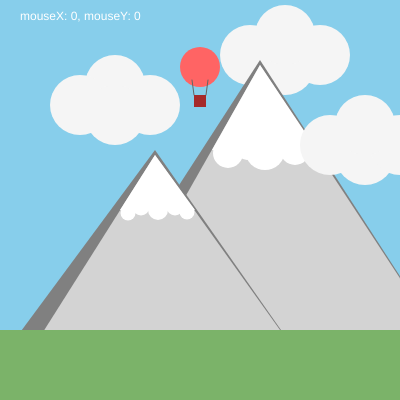
Frame 1 (no input)
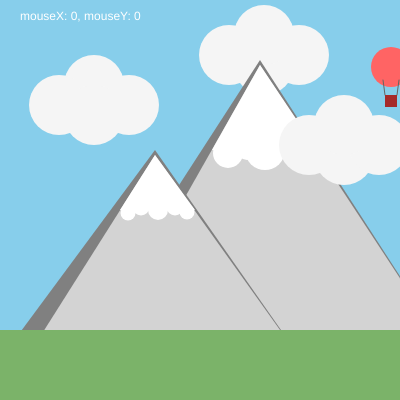
Frame 60 (no input)
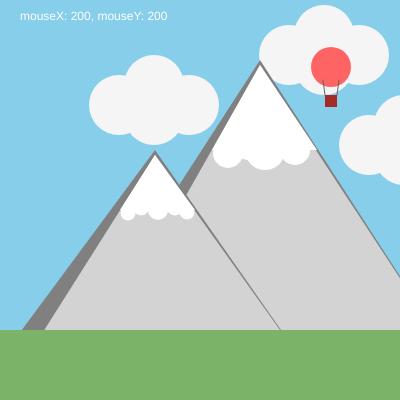
Frame 120 (the mouse pressed at the canvas centre since frame 60)

The p5.js sketch that drew these frames (run headless with seeded random() and noise() and a simulated clock; from frame 60 on, the mouse is pressed at the canvas centre):

// p5.js sketch
// ── sketch.js
let nuvolasinx = 80
let balloonx = 200

function setup() {
  createCanvas(400, 400);
  frameRate (25)
}

function draw() {
  //cielo
  background(135, 206, 235);
  
  //nuvoletta centro
  strokeWeight(0)
  fill("whitesmoke")
  ellipse (nuvolasinx + 170, 55, 60);
  ellipse (nuvolasinx + 205, 65, 60);
  ellipse (nuvolasinx + 240, 55, 60);
  ellipse (nuvolasinx + 205, 35, 60);
  
  // montagna destra
  strokeWeight(0);
  fill("gray");
  triangle(40, 400, 260, 60, 480, 400); 
  fill("lightgrey");
  triangle(70, 400, 260, 65, 480, 400); 
  fill("white");
  triangle(212, 150, 260, 65, 317, 150); 

   // neve
  fill("white");
  ellipse(228, 153, 30);
  ellipse(247, 150, 20);
  ellipse(265, 150, 40);
  ellipse(292, 150, 20);
  ellipse(295, 150, 30);
  
  //montagna sinistra
  strokeWeight(0)
  fill("grey");
  triangle(-30, 400, 155, 150, 330, 400);
  fill("lightgrey");
  triangle (0, 400, 155, 155, 330, 400);
  fill("white")
  triangle(120, 210, 155, 155, 195, 210);
  
  //neve
  fill("white");
  ellipse(128, 213, 15);
   fill("white");
  ellipse(158, 210, 20)
   fill("white");
  ellipse(141, 207, 17);
   fill("white");
  ellipse(175, 207, 17);
  fill("white");
  ellipse(187, 212, 15);

  //nuvoletta destra
  strokeWeight(0)
  fill("whitesmoke");
  ellipse (nuvolasinx + 250, 145, 60);
  ellipse (nuvolasinx + 285, 155, 60);
  ellipse (nuvolasinx + 320, 145, 60);
  ellipse (nuvolasinx + 285, 125, 60);
  
  
  //mongolfiera
  //pallone
  fill(255, 100, 100);
  ellipse(balloonx, 67, 40)
  //corde
  stroke(100);
  strokeWeight(1);
  line(balloonx - 8, 80, balloonx - 6, 95);
  line(balloonx + 8, 80, balloonx + 6, 95);
  // cesto
  fill("brown");
  noStroke();
  rect(balloonx - 6, 95, 12, 12); 
  
  //nuvoletta sinistra
  strokeWeight(0)
  fill("whitesmoke")
  ellipse (nuvolasinx + 70, 105, 60);
  ellipse (nuvolasinx + 35, 85, 60);
  ellipse (nuvolasinx, 105, 60);
  ellipse (nuvolasinx + 35, 115, 60);
 
  //prato
  fill(123, 179, 105)
  rect(0, 330, 400, 70)
  
  //animazione nuvole
  nuvolasinx = frameCount % width
  fill(255)
    text(`mouseX: ${mouseX}, mouseY: ${mouseY}`, 20, 20);
  
  //animazione mongolfiera
   balloonx = (width + 50) - (frameCount % (width + 100));

}
